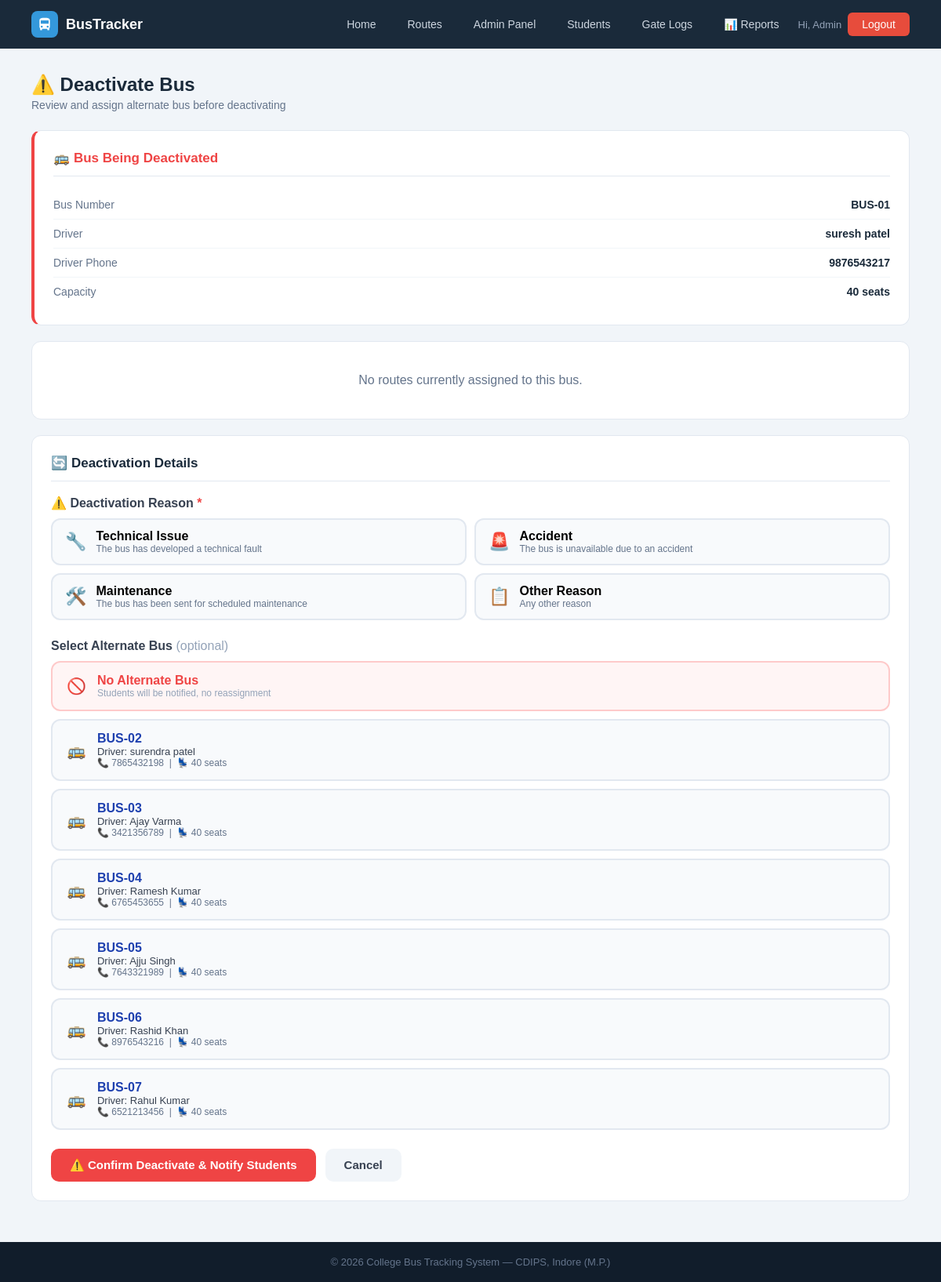
The app's page /admin/bus-status/20/inactive (signed in), older data.
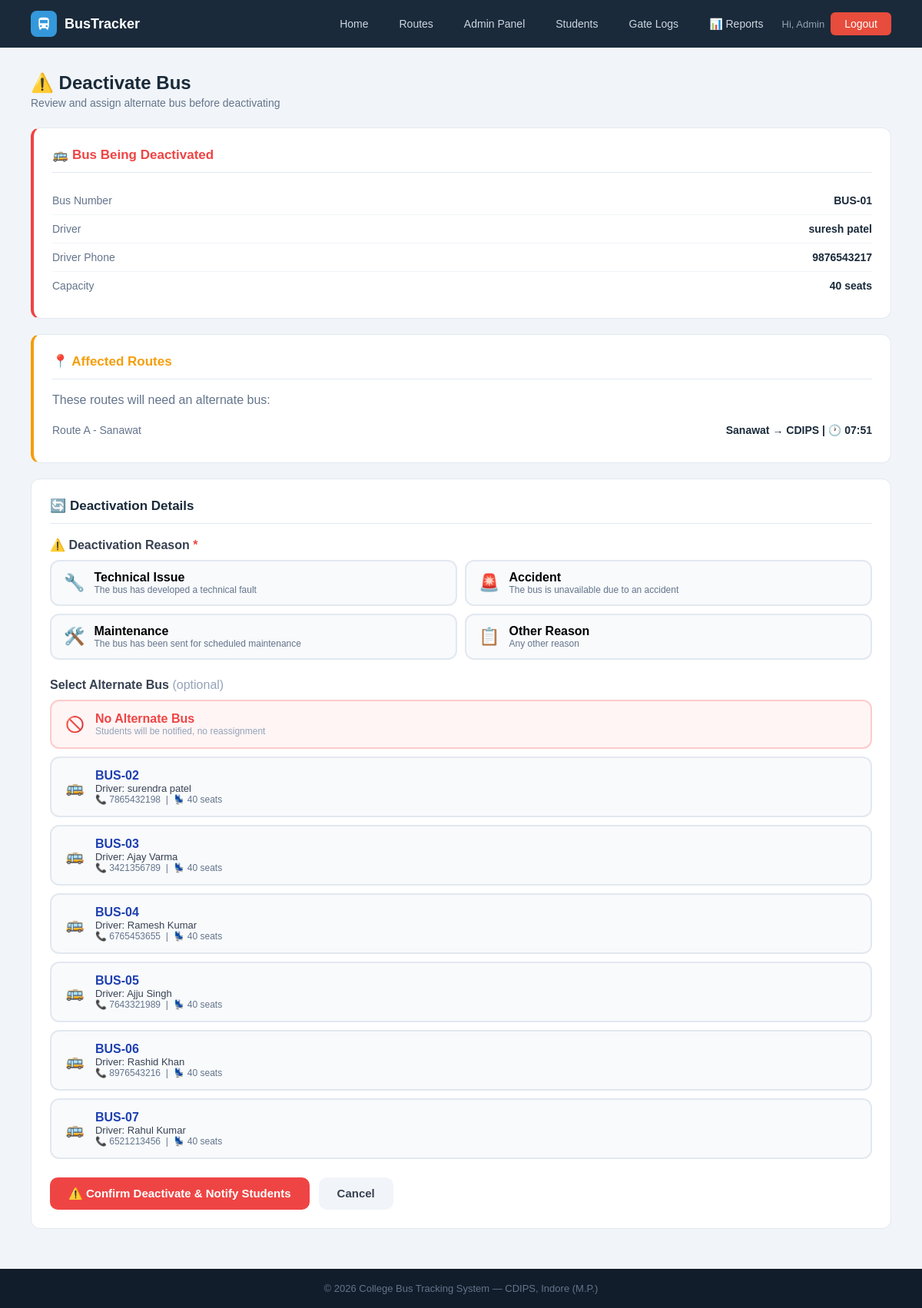
The same page, newer data.
### tables this page shows
CREATE TABLE buses (
        id INTEGER PRIMARY KEY AUTOINCREMENT,
        bus_number TEXT UNIQUE NOT NULL, driver_name TEXT NOT NULL,
        driver_phone TEXT, capacity INTEGER DEFAULT 40,
        status TEXT DEFAULT 'active',
        current_lat REAL DEFAULT 22.7196, current_lng REAL DEFAULT 75.8577, driver_address TEXT);

CREATE TABLE routes (
        id INTEGER PRIMARY KEY AUTOINCREMENT,
        route_name TEXT NOT NULL, bus_id INTEGER,
        start_point TEXT, end_point TEXT,
        departure_time TEXT, arrival_time TEXT, stops TEXT, original_bus_id INTEGER,
        FOREIGN KEY(bus_id) REFERENCES buses(id));

### app.py (the view, shortened to what this page needs)
@app.route('/admin/bus-status/<int:bid>/<status>', methods=['GET','POST'])
@admin_required
def bus_status(bid, status):
    db = get_db()
    bus = db.execute("SELECT * FROM buses WHERE id=?", (bid,)).fetchone()
    if not bus:
        flash('Bus not found.', 'error')
        db.close()
        return redirect(url_for('admin_dashboard'))
    if status == 'inactive':
        if request.method == 'GET':
            affected_routes = db.execute(
                "SELECT * FROM routes WHERE bus_id=?", (bid,)
            ).fetchall()
            active_buses = db.execute(
                "SELECT * FROM buses WHERE status='active' AND id!=?", (bid,)
            ).fetchall()
            db.close()
            return render_template(
                'deactivate_confirm.html',
                bus=bus,
                affected_routes=affected_routes,
                active_buses=active_buses
            )
    return redirect(url_for('admin_dashboard')+'#buses')

### app.py (called while the page is built, shortened)
def get_db():
    conn = sqlite3.connect(DB)
    conn.row_factory = sqlite3.Row
    return conn

def admin_required(f):
    @wraps(f)
    def dec(*a, **kw):
        if 'admin' not in session:
            flash('Admin access required.', 'error')
            return redirect(url_for('admin_login'))
        return f(*a, **kw)
    return dec

@app.context_processor
def inject_notifications():
    return dict(notifications=[], unread_count=0)

### templates/deactivate_confirm.html (shortened to what the changed rows need)
{% extends "base.html" %}
{% block content %}
<div class="page">
    <div class="page-header">
        <h1>⚠️ Deactivate Bus</h1>
    </div>
    <div class="panel" style="border-left: 4px solid #ef4444;">
        <h2 style="color:#ef4444;">🚌 Bus Being Deactivated</h2>
    </div>
    {% if affected_routes %}
    <div class="panel" style="border-left: 4px solid #f59e0b;">
        <h2 style="color:#f59e0b;">📍 Affected Routes</h2>
        <p style="color:#64748b;margin-bottom:12px;">These routes will need an alternate bus:</p>
        {% for r in affected_routes %}
        <div class="info-row">
            <span class="key">{{ r.route_name }}</span>
            <span class="val">{{ r.start_point }} → {{ r.end_point }} | 🕐 {{ r.departure_time }}</span>
        </div>
        {% endfor %}
    </div>
    {% else %}
    <div class="panel">
        <p style="color:#64748b;text-align:center;padding:16px;">No routes currently assigned to this bus.</p>
    </div>
    {% endif %}
    <div class="panel">
        <h2>🔄 Deactivation Details</h2>
        <form method="POST" action="{{ url_for('bus_status', bid=bus.id, status='inactive') }}">
            <div style="margin-bottom:20px;">
                {% if active_buses %}
                <div class="alt-bus-list">
                    {% for b in active_buses %}
                    <label class="alt-bus-option">
                        <div class="alt-bus-card">
                            <span style="font-size:20px">🚌</span>
                            <div>
                                <div style="font-weight:600;color:#1e40af;">{{ b.bus_number }}</div>
                                <div style="font-size:13px;color:#374151;">Driver: {{ b.driver_name }}</div>
                                <div style="font-size:12px;color:#64748b;">📞 {{ b.driver_phone or 'N/A' }} &nbsp;|&nbsp; 💺 {{ b.capacity }} seats</div>
                            </div>
                        </div>
                    </label>
                    {% endfor %}
                </div>
                {% else %}
                <div style="background:#fef2f2;border:1px solid #fecaca;border-radius:10px;padding:16px;color:#dc2626;">
                    ❌ No active buses available for alternate assignment.
                </div>
                {% endif %}
            </div>
        </form>
    </div>
</div>
{% endblock %}

Row changes from the older to the newer data that the page shows:
added routes: route_name "Route A - Sanawat", start_point "Sanawat", end_point "CDIPS", departure_time "07:51"
Text that changed along with them:
text no longer shown: "No routes currently assigned to this bus."
text now shown: "📍 Affected Routes These routes will need an alternate bus:"
